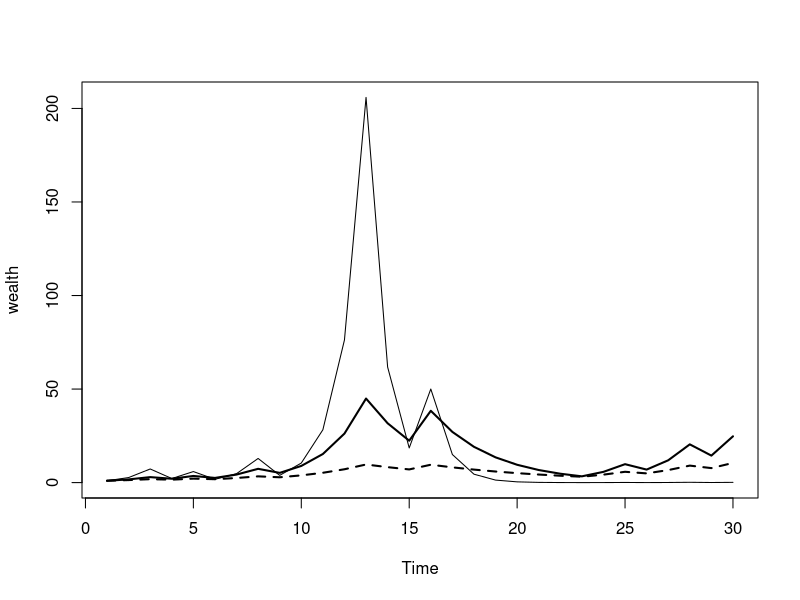

Write R code to recreate this figure.
install.packages("tseries")
library(tseries)
N_TRADES = 30
outcomes = rbinom(N_TRADES, 1, 0.5)
wealth = array(1.0, dim=N_TRADES)
wealthKelly = array(1.0, dim=N_TRADES)
wealthHalfKelly = array(1.0, dim=N_TRADES)
for( i in 2:(length(outcomes)) )
{
  if(outcomes[i] == 0) {
    wealth[i] = wealth[i-1] * (1 - 0.7)
    wealthKelly[i] = wealthKelly[i-1] * 0.42 *
      (1 - 0.7) + wealthKelly[i-1] * (1 - 0.42)
    wealthHalfKelly[i] = wealthHalfKelly[i-1] * 0.21 *
      (1 - 0.7) + wealthHalfKelly[i-1] * (1 - 0.21)
  }
  else {
    wealth[i] = wealth[i-1] * (1 + 1.7)
    wealthKelly[i] = wealthKelly[i-1] * 0.42 *
      (1 + 1.7) + wealthKelly[i-1] * (1 - 0.42)
    wealthHalfKelly[i] = wealthHalfKelly[i-1] * 0.21 *
      (1 + 1.7) + wealthHalfKelly[i-1] * (1 - 0.21)
  }
}
chartYmin = min(c(wealth, wealthKelly, wealthHalfKelly))
chartYmax = max(c(wealth, wealthKelly, wealthHalfKelly))
ts.plot(wealth, lwd=1, ylim=c(chartYmin, chartYmax))
lines(wealthKelly, lwd=2,)
lines(wealthHalfKelly, lty=2, lwd=2)